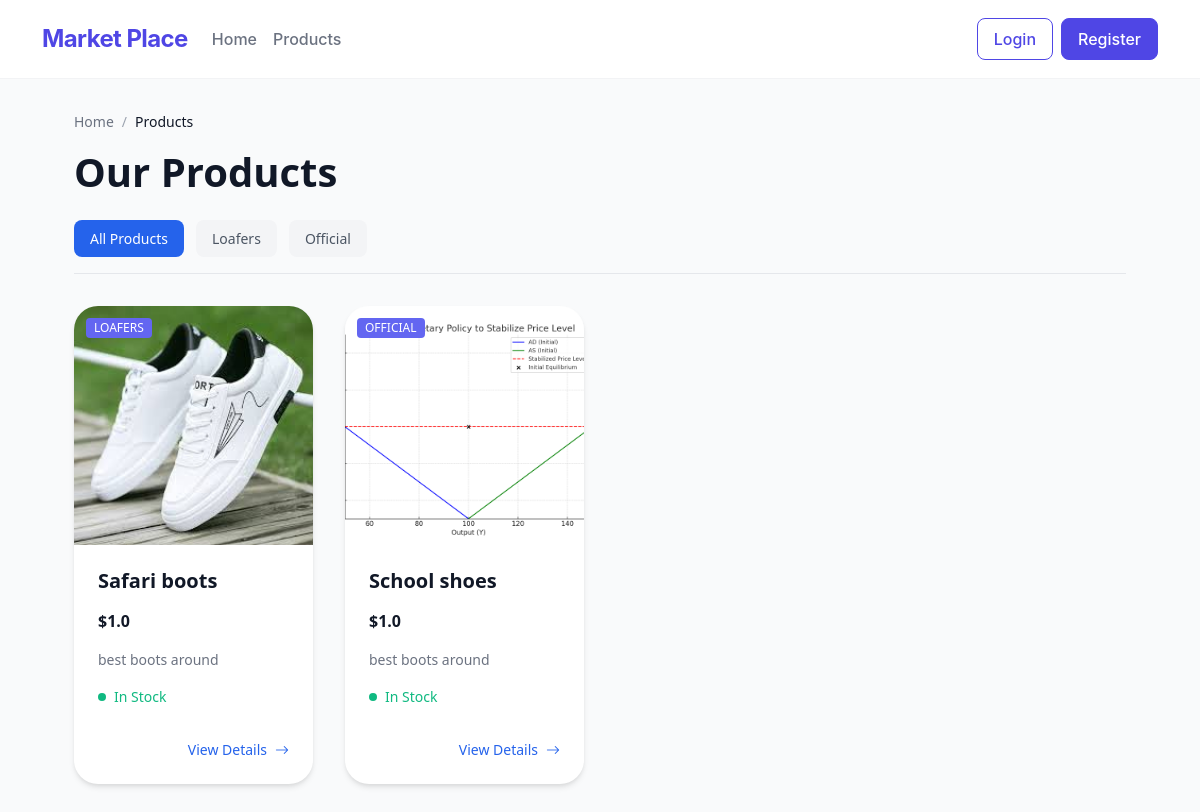
Page /products on the committed database.
### app.py (models this page shows)
class Category(db.Model):
    __tablename__ = 'categories'
    id = db.Column(db.Integer, primary_key=True)
    name = db.Column(db.String(100), unique=True, nullable=False)
    description = db.Column(db.String(500))
    products = db.relationship('Product', backref='category', lazy=True)

class Product(db.Model):
    __tablename__ = 'products'
    id = db.Column(db.Integer, primary_key=True)
    name = db.Column(db.String(100), nullable=False)
    description = db.Column(db.String(500), nullable=True)
    price = db.Column(db.Float, nullable=False)
    stock_quantity = db.Column(db.Integer, nullable=False)
    category_id = db.Column(db.Integer, db.ForeignKey('categories.id'), nullable=False)
    order_items = db.relationship('OrderItem', backref='product', lazy=True)
    images = db.relationship('ProductImage', backref='product', lazy=True)

class ProductImage(db.Model):
    __tablename__ = 'product_images'
    id = db.Column(db.Integer, primary_key=True)
    product_id = db.Column(db.Integer, db.ForeignKey('products.id'), nullable=False)
    image_url = db.Column(db.String(200), nullable=False)

### app.py (the view)
@app.route('/products')
def products():
    category_id = request.args.get('category_id', type=int)
    selected_category = None
    if category_id:
        selected_category = Category.query.get_or_404(category_id)
        products = Product.query.filter_by(category_id=category_id).all()
    else:
        products = Product.query.all()
    categories = Category.query.all()
    return render_template('products.html',
                           products=products,
                           categories=categories,
                           selected_category=selected_category)

### app.py (called while the page is built)
def get_cart_unique_items():
    if 'user_id' in session:
        order = Order.query.filter_by(user_id=session['user_id'], status="Pending").first()
        if order:
            return OrderItem.query.filter_by(order_id=order.id).count()
    return 0

@app.context_processor
def inject_cart_count():
    return dict(cart_count=get_cart_unique_items())

### templates/products.html (shortened to what this page needs)
{% extends 'base.html' %}
{% block content %}
<div class="products-container">
    <nav class="breadcrumb">
        <a href="{{ url_for('home') }}">Home</a>
        <span>/</span>
        <span class="current">Products</span>
    </nav>
    <div class="products-header">
        <h1>Our Products</h1>
        <div class="category-nav">
            <a href="{{ url_for('products') }}"
               class="category-link {% if not selected_category %}active{% endif %}">
                All Products
            </a>
            {% for category in categories %}
            <a href="{{ url_for('products', category_id=category.id) }}"
               class="category-link {% if selected_category and selected_category.id == category.id %}active{% endif %}">
                {{ category.name }}
            </a>
            {% endfor %}
        </div>
    </div>
    <div class="products-grid">
        {% for product in products %}
        <div class="product-card">
            <div class="product-image">
                <div class="image-badges">
                    <span class="badge category">{{ product.category.name }}</span>
                </div>
                {% if product.images %}
                    <img src="{{ url_for('static', filename='uploads/' + product.images[0].image_url) }}"
                         alt="Image of {{ product.name }}">
                {% else %}
                    <div class="no-image">
                        <i class="bi bi-image"></i>
                        <p>No image available</p>
                    </div>
                {% endif %}
            </div>
            <div class="product-content">
                <h2 class="product-title">
                    <a href="{{ url_for('product_detail', product_id=product.id) }}">{{ product.name }}</a>
                </h2>
                <div class="price-section">
                    <span class="current-price">${{ product.price }}</span>
                </div>
                <p class="product-description">{{ product.description|truncate(100) }}</p>
                <div class="stock-status {% if product.stock_quantity > 0 %}in-stock{% else %}out-of-stock{% endif %}">
                    <div class="stock-indicator">
                        <div class="indicator-dot"></div>
                        {% if product.stock_quantity > 0 %}
                            <span>In Stock</span>
                        {% else %}
                            <span>Out of Stock</span>
                        {% endif %}
                    </div>
                </div>
                <div class="product-actions">
                    <a href="{{ url_for('product_detail', product_id=product.id) }}" class="view-details">
                        View Details
                        <i class="bi bi-arrow-right"></i>
                    </a>
                </div>
            </div>
        </div>
        {% else %}
        <div class="no-products">
            <p>No products found in this category.</p>
        </div>
        {% endfor %}
    </div>
</div>
{% endblock %}

### static/css/styles.css (style rules this page uses)
.breadcrumb { display: flex; gap: 0.5rem; align-items: center; margin-bottom: 2rem; font-size: 0.875rem; color: #6b7280; }
.breadcrumb a { color: #6b7280; text-decoration: none; transition: color 0.2s; }
.breadcrumb .current { color: #000; font-weight: 500; }
.image-badges { position: absolute; top: 1rem; left: 1rem; z-index: 10; display: flex; gap: 0.5rem; }
.badge { padding: 0.5rem 1rem; border-radius: 2rem; font-size: 0.875rem; font-weight: 500; text-transform: uppercase; }
.price-section { display: flex; align-items: center; gap: 1rem; }
.current-price { font-size: 2rem; font-weight: 600; color: #000; }
.product-description { color: #4b5563; line-height: 1.8; margin-bottom: 2rem; font-size: 1.125rem; }
.stock-status { margin-bottom: 2rem; }
.stock-indicator { display: flex; align-items: center; gap: 0.75rem; }
.indicator-dot { width: 8px; height: 8px; border-radius: 50%; animation: pulse 2s infinite; }
.in-stock .indicator-dot { background: #059669; }
html { scroll-behavior: smooth; }

### templates/base.html (style rules this page uses)
:root { --primary-color: #4F46E5; --hover-color: #4338CA; --background-light: #F9FAFB; --text-primary: #111827; --text-secondary: #6B7280; }
body { font-family: 'Inter', system-ui, -apple-system, sans-serif; background-color: var(--background-light); color: var(--text-primary); }

### rows in the picture
Category: name "Loafers"
Category: name "Official"
Product: category.name "LOAFERS", image_url (picture), name "Safari boots", price "1.0", description "best boots around", stock_quantity "In Stock"
Product: category.name "OFFICIAL", image_url (picture), name "School shoes", price "1.0", description "best boots around", stock_quantity "In Stock"
